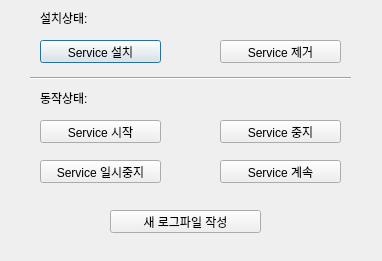
<?xml version="1.0" encoding="UTF-8"?>
<ui version="4.0">
 <class>CtrlDialog</class>
 <widget class="QDialog" name="CtrlDialog">
  <property name="geometry">
   <rect>
    <x>0</x>
    <y>0</y>
    <width>382</width>
    <height>261</height>
   </rect>
  </property>
  <property name="windowTitle">
   <string>Dialog</string>
  </property>
  <widget class="QLabel" name="label">
   <property name="geometry">
    <rect>
     <x>40</x>
     <y>10</y>
     <width>51</width>
     <height>16</height>
    </rect>
   </property>
   <property name="text">
    <string>설치상태:</string>
   </property>
  </widget>
  <widget class="QLabel" name="label_2">
   <property name="geometry">
    <rect>
     <x>40</x>
     <y>90</y>
     <width>51</width>
     <height>16</height>
    </rect>
   </property>
   <property name="text">
    <string>동작상태:</string>
   </property>
  </widget>
  <widget class="QPushButton" name="InstallButton">
   <property name="geometry">
    <rect>
     <x>40</x>
     <y>40</y>
     <width>121</width>
     <height>23</height>
    </rect>
   </property>
   <property name="text">
    <string>Service 설치</string>
   </property>
  </widget>
  <widget class="QPushButton" name="UninstallButton">
   <property name="geometry">
    <rect>
     <x>220</x>
     <y>40</y>
     <width>121</width>
     <height>23</height>
    </rect>
   </property>
   <property name="text">
    <string>Service 제거</string>
   </property>
  </widget>
  <widget class="Line" name="line">
   <property name="geometry">
    <rect>
     <x>30</x>
     <y>70</y>
     <width>321</width>
     <height>16</height>
    </rect>
   </property>
   <property name="orientation">
    <enum>Qt::Horizontal</enum>
   </property>
  </widget>
  <widget class="QPushButton" name="StartButton">
   <property name="geometry">
    <rect>
     <x>40</x>
     <y>120</y>
     <width>121</width>
     <height>23</height>
    </rect>
   </property>
   <property name="text">
    <string>Service 시작</string>
   </property>
  </widget>
  <widget class="QPushButton" name="StopButton">
   <property name="geometry">
    <rect>
     <x>220</x>
     <y>120</y>
     <width>121</width>
     <height>23</height>
    </rect>
   </property>
   <property name="text">
    <string>Service 중지</string>
   </property>
  </widget>
  <widget class="QPushButton" name="SuspendButton">
   <property name="geometry">
    <rect>
     <x>40</x>
     <y>160</y>
     <width>121</width>
     <height>23</height>
    </rect>
   </property>
   <property name="text">
    <string>Service 일시중지</string>
   </property>
  </widget>
  <widget class="QPushButton" name="ResumeButton">
   <property name="geometry">
    <rect>
     <x>220</x>
     <y>160</y>
     <width>121</width>
     <height>23</height>
    </rect>
   </property>
   <property name="text">
    <string>Service 계속</string>
   </property>
  </widget>
  <widget class="QPushButton" name="LogButton">
   <property name="geometry">
    <rect>
     <x>110</x>
     <y>210</y>
     <width>151</width>
     <height>23</height>
    </rect>
   </property>
   <property name="text">
    <string>새 로그파일 작성</string>
   </property>
  </widget>
  <widget class="QLabel" name="InstallLabel">
   <property name="geometry">
    <rect>
     <x>120</x>
     <y>10</y>
     <width>171</width>
     <height>16</height>
    </rect>
   </property>
   <property name="text">
    <string/>
   </property>
  </widget>
  <widget class="QLabel" name="ActionLabel">
   <property name="geometry">
    <rect>
     <x>120</x>
     <y>90</y>
     <width>181</width>
     <height>16</height>
    </rect>
   </property>
   <property name="text">
    <string/>
   </property>
  </widget>
 </widget>
 <resources/>
 <connections/>
</ui>
